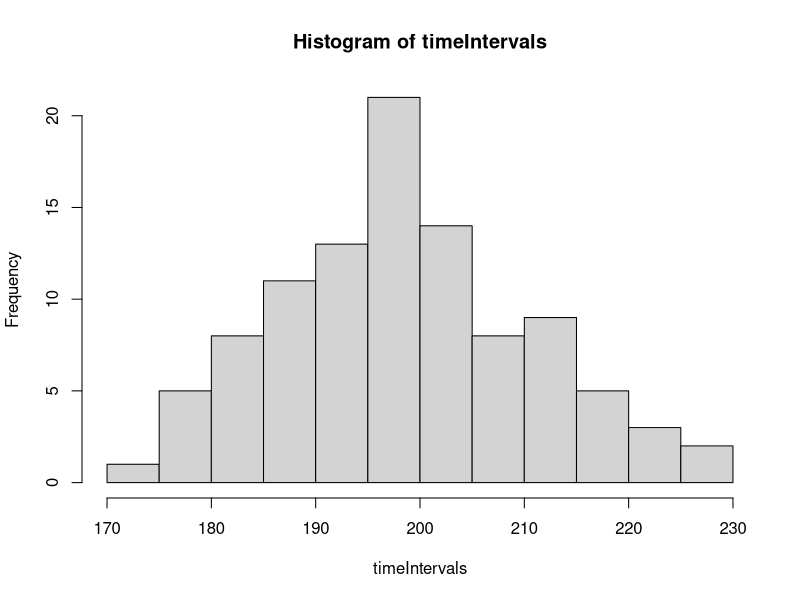
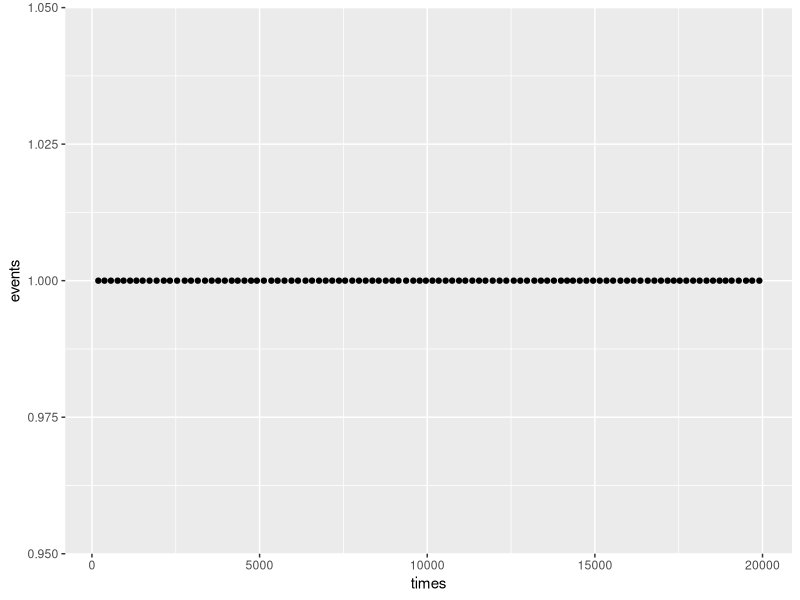

Write R code to recreate these figures, in order.
rm(list=ls())

library(tidyverse)


x = runif(100, -3, 3)
beta0 = 1
beta1 = 2
e = rnorm(100, 0, 3)

y = beta0 + beta1*x + e


fitModel = lm(y ~ x)
summary(fitModel)


#Simple simulation of survival times

timeIntervals = rpois(100, 200)

hist(timeIntervals)

eventTimes = timeIntervals

for(i in 2:100){
  eventTimes[i] = eventTimes[i] + eventTimes[i-1]
}
eventTimes[1] = timeIntervals[1]

tmp = data.frame('events' = 1, 'times' = eventTimes)

ggplot(tmp, aes(x=times, y=events))+
  geom_point()





# Testing

n = 100
